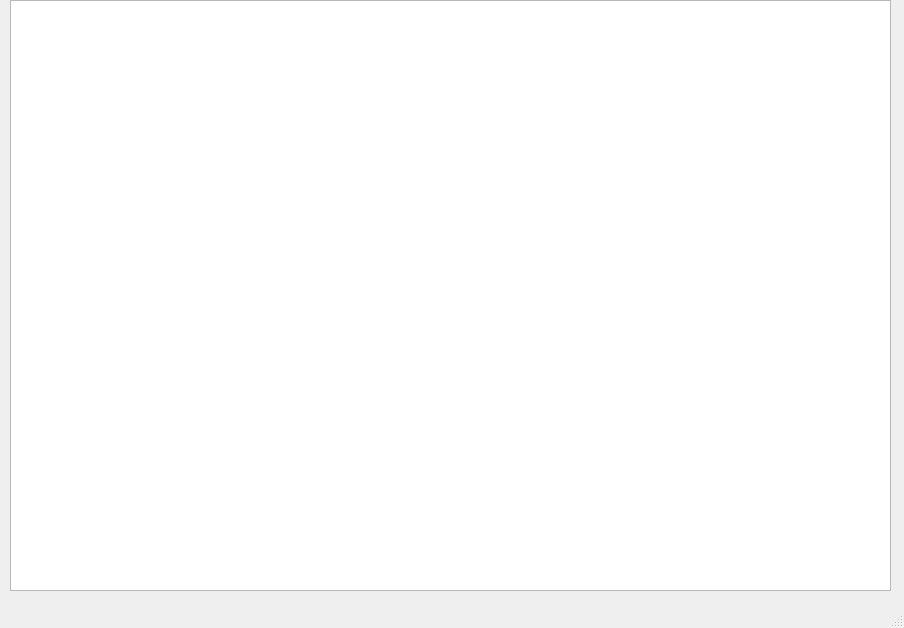
<?xml version="1.0" encoding="UTF-8"?>
<ui version="4.0">
 <class>MainWindow</class>
 <widget class="QMainWindow" name="MainWindow">
  <property name="geometry">
   <rect>
    <x>0</x>
    <y>0</y>
    <width>904</width>
    <height>628</height>
   </rect>
  </property>
  <property name="windowTitle">
   <string>MainWindow</string>
  </property>
  <property name="styleSheet">
   <string notr="true"/>
  </property>
  <widget class="QWidget" name="centralwidget">
   <widget class="QGraphicsView" name="graphicsView">
    <property name="geometry">
     <rect>
      <x>10</x>
      <y>0</y>
      <width>881</width>
      <height>591</height>
     </rect>
    </property>
   </widget>
  </widget>
  <widget class="QMenuBar" name="menubar">
   <property name="geometry">
    <rect>
     <x>0</x>
     <y>0</y>
     <width>904</width>
     <height>21</height>
    </rect>
   </property>
  </widget>
  <widget class="QStatusBar" name="statusbar"/>
 </widget>
 <resources/>
 <connections/>
</ui>
